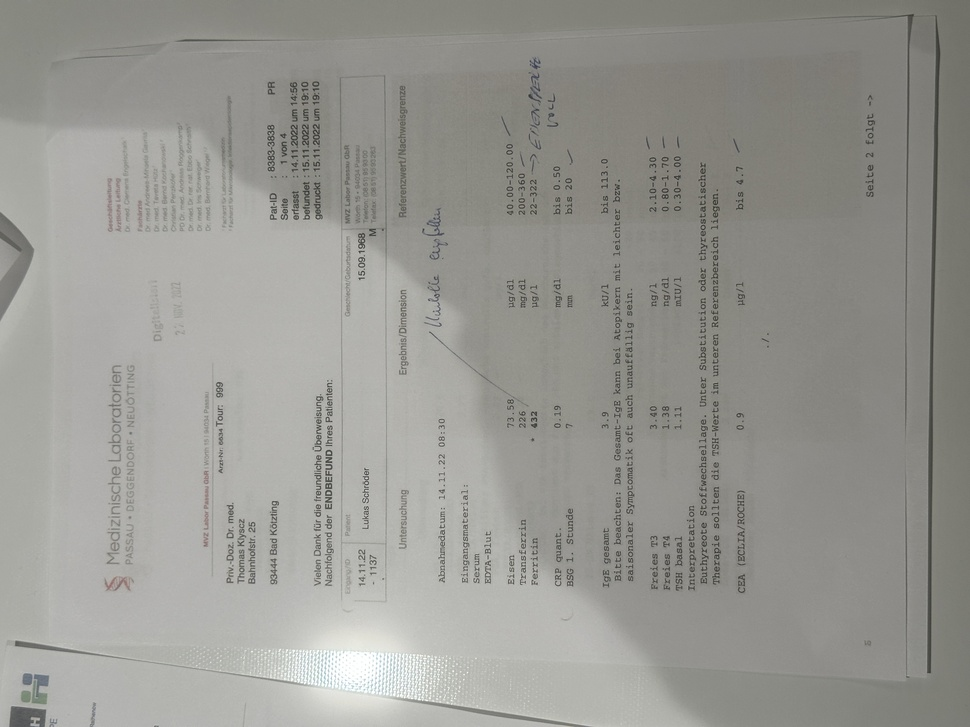
#> input picture backend/patient/image-data/images/raw-image-1/IMG_2057.JPG, 970 x 727 px, shrunk from 4032 x 3024 before the run; its folder holds only this picture in this run
$ python jpg_to_pdf.py
#> lines starting #> are read from the running program, lines starting #| are printed output that depends on the picture
import os
from PIL import Image
import shutil
def jpgs_to_pdfs(input_folders, output_folder):
     # Prepare output directory
#> called with output_folder = 'pdfs'
    if os.path.exists(output_folder):
        # If folder exists and is not empty, remove all contents
        for filename in os.listdir(output_folder):
            file_path = os.path.join(output_folder, filename)
            if os.path.isfile(file_path) or os.path.islink(file_path):
                os.unlink(file_path)
            elif os.path.isdir(file_path):
                shutil.rmtree(file_path)
    else:
        os.makedirs(output_folder)


    counter = 1
    for folder in input_folders:
        jpg_files = sorted(
            [f for f in os.listdir(folder) if f.lower().endswith(".jpg")]
        )
        image_list = []

        for jpg in jpg_files:
            path = os.path.join(folder, jpg)
            img = Image.open(path).convert("RGB").rotate(-90, expand=True)
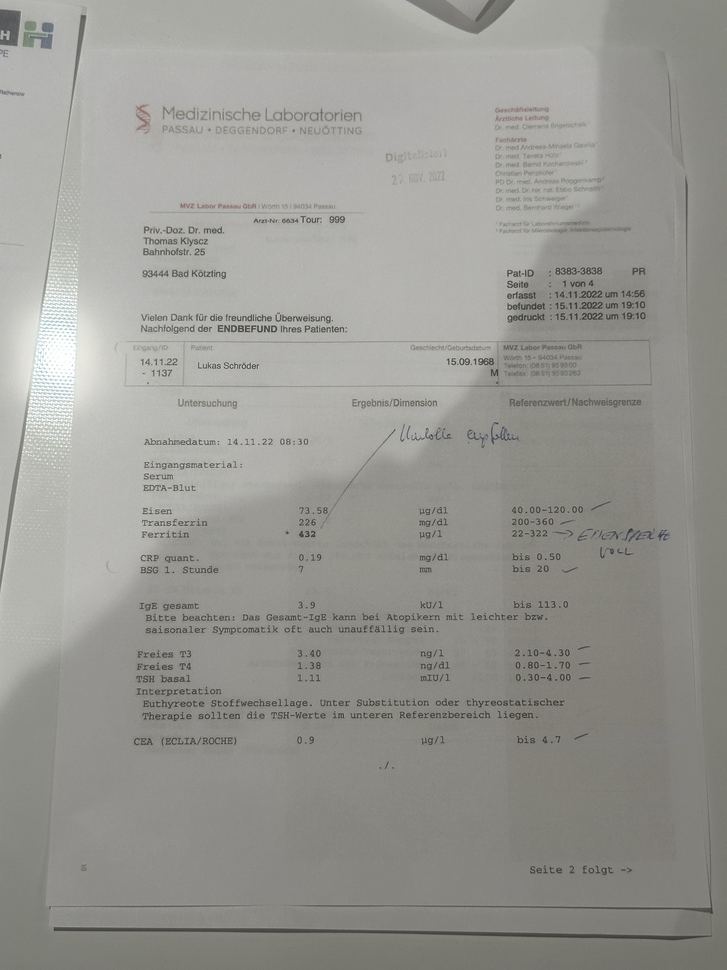
#> img: PIL image 727x970 RGB; mean R, G, B 152, 151.7, 146.5
            image_list.append(img)

        if image_list:
            output_path = os.path.join(output_folder, f"image-{counter}.pdf")
            image_list[0].save(output_path, save_all=True, append_images=image_list[1:])
            print(f"Saved: {output_path}")
            counter += 1
        else:
            print(f"No .JPG files found in: {folder}")

# === USAGE EXAMPLE ===
input_folders = [
    "images/raw-image-1",
    "images/raw-image-2",
    "images/raw-image-3",
    "images/raw-image-4",
    "images/raw-image-5",
    "images/raw-image-6",
    "images/raw-image-7",
    "images/raw-image-8",
    "images/raw-image-9",
    "images/raw-image-10",
    "images/raw-image-11",
    "images/raw-image-12",
    "images/raw-image-13",
    "images/raw-image-14",
    "images/raw-image-15",
    "images/raw-image-16",
    "images/raw-image-17",
    "images/raw-image-18",
    "images/raw-image-19",
    "images/raw-image-20",
    "images/raw-image-21",
    "images/raw-image-22",
    "images/raw-image-23",
    "images/raw-image-24",
    "images/raw-image-25",
]

output_folder = "pdfs"

#> (the run stopped early here; a loop or call above may not have finished)
